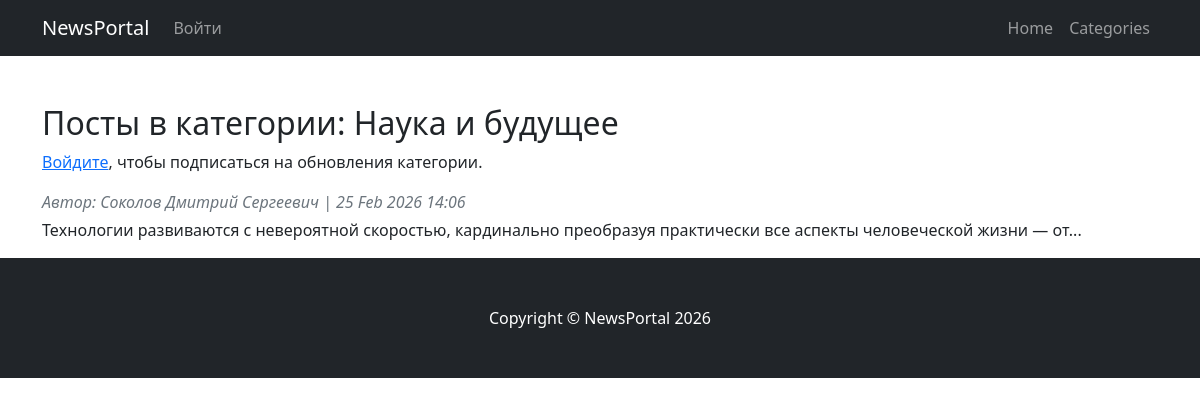
Page /categories/1/ on the earlier database version.
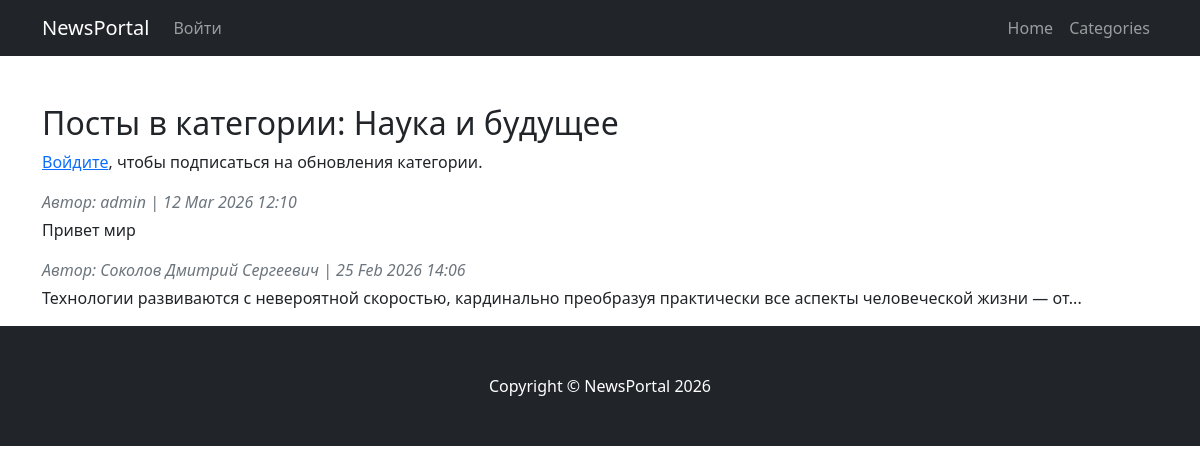
Same page on the later database version.
### NewsPortal/models.py (models this page shows, shortened)
class Post(models.Model):
    name = models.CharField(max_length=50)
    author = models.ForeignKey(Author, on_delete=models.CASCADE)
    type_post = models.CharField(max_length=20, choices=POST_CHOICES)
    time_create = models.DateTimeField(auto_now_add=True)
    categories = models.ManyToManyField(Categories, through='PostCategories')
    content = models.TextField()
    rating_post = models.IntegerField(default=0)
    def preview(self):
        snippet = self.content[:124]
        if len(self.content) > 124:
            snippet = snippet.rsplit(' ', 1)[0]
            return snippet + '...'
        return snippet

class Author(models.Model):
    user = models.OneToOneField(User, on_delete=models.CASCADE)
    rating_author = models.IntegerField(default=0)

### NewsPortal/views.py (the view)
# urls.py: path('categories/<int:category_id>/', posts_by_category, name='posts_by_category'),
def posts_by_category(request, category_id):
    category = get_object_or_404(Categories, id=category_id)
    posts = Post.objects.filter(categories=category).order_by('-time_create')
    is_subscribed = False
    if request.user.is_authenticated:
        is_subscribed = CategorySubscription.objects.filter(category=category, user=request.user).exists()
    return render(request, 'posts_by_category.html', {
        'category': category,
        'posts': posts,
        'is_subscribed': is_subscribed,
    })

### templates/posts_by_category.html (shortened to what this page needs)
{% extends 'flatpages/default.html' %}
{% block content %}
<h2>Посты в категории: {{ category.name_categories }}</h2>
{% if request.user.is_authenticated %}
    <form method="post" action="{% url 'subscribe_category' category.id %}" class="d-inline">
        {% csrf_token %}
        {% if is_subscribed %}
            <button formaction="{% url 'unsubscribe_category' category.id %}" class="btn btn-outline-secondary btn-sm">Отписаться</button>
        {% else %}
            <button class="btn btn-primary btn-sm">Подписаться</button>
        {% endif %}
    </form>
{% else %}
    <p><a href="{% url 'account_login' %}">Войдите</a>, чтобы подписаться на обновления категории.</p>
{% endif %}
{% for post in posts %}
<article class="mb-3">
    <div class="text-muted fst-italic mb-1">Автор: {{ post.author.user.username }} | {{ post.time_create|date:"d M Y H:i" }}</div>
    <p>{{ post.preview }}</p>
</article>
{% empty %}
<p>Постов в этой категории пока нет.</p>
{% endfor %}
{% endblock %}

Differences in the rows shown:
added Post: author.user.username "admin", time_create "12 Mar 2026 12:10", preview "Привет мир"
